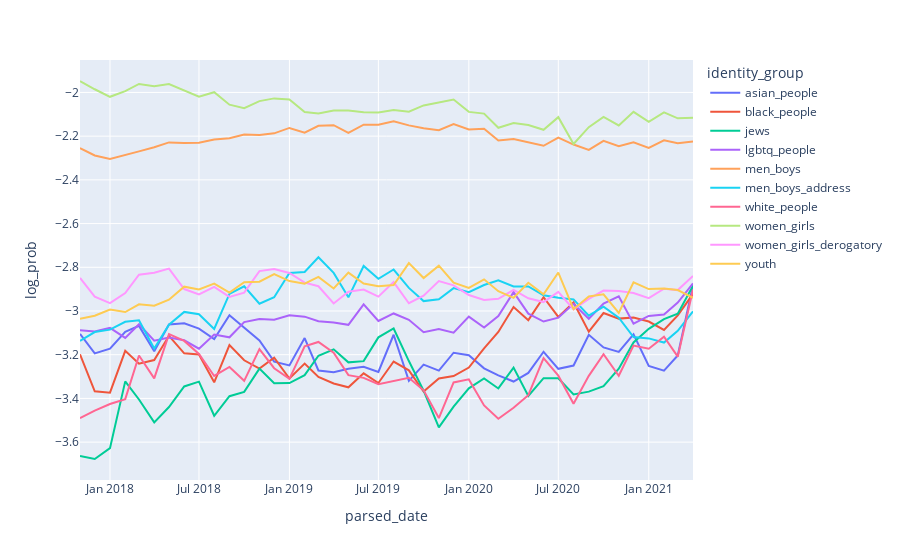

Write notebook code for a chart like this one.
### Code cell
# Plot
import plotly.express as px

# Select only most popular identity groups
filtered = counts_overtime[counts_overtime.identity_group.isin(gp_freq.identity_group.head(10))]

# px.line(filtered, x='parsed_date', y='count', color='identity_term')
px.line(filtered, x='parsed_date', y='log_prob', color='identity_group')
# px.line(filtered, x='parsed_date', y='mention_prob', color='identity_group', log_y=True)
